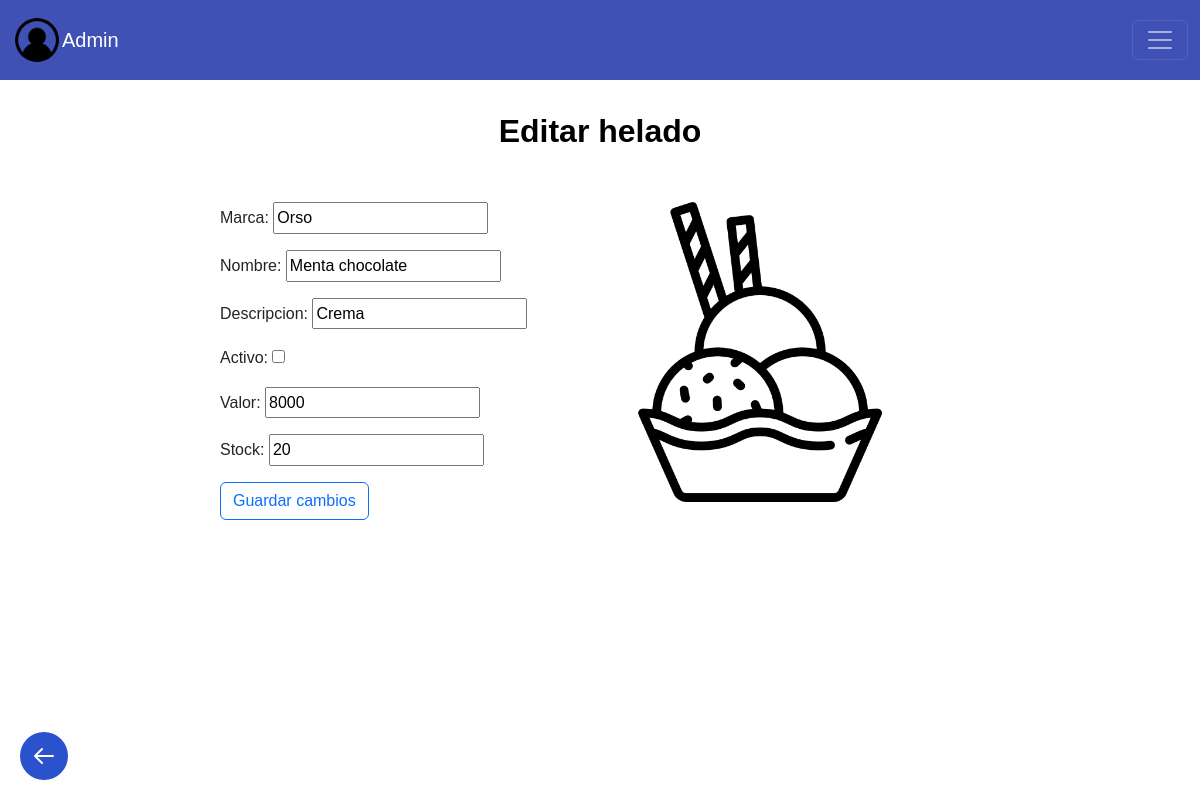
Screenshot of /homeA/editarHelado/1/ with the database file from the repository.
### helados/models.py (models this page shows, shortened)
class Helado (models.Model):
    marca = models.CharField(max_length=200)
    nombre = models.CharField(max_length=200)
    descripcion = models.CharField(max_length=200)
    activo  = models.BooleanField(default=True)
    valor = models.IntegerField (blank= False)
    stock = models.IntegerField(blank=False, default=0)

### helados/views.py (the view, shortened to what this page needs)
# urls.py: path('homeA/editarHelado/<int:helado_id>/', views.editar_helado, name='editarHelado'),
def editar_helado(request, helado_id):
    if request.method == 'GET':
        helado = get_object_or_404(Helado, pk=helado_id)
        form = agregarHeladoForm(instance=helado)
        return render(request, 'editar_helado.html', {'helado': helado, 'form': form})

### helados/forms.py
class agregarHeladoForm(ModelForm):
    class Meta:
        model = Helado
        fields = ['marca' , 'nombre', 'descripcion', 'activo' , 'valor', 'stock']

### helados/frontend/templates/editar_helado.html (shortened to what this page needs)
{% extends 'layouts/base.html' %}
{% load static %}
{% block user %}
Admin
{% endblock %}
{% block content %}
<h2 class="dashboard-heading">Editar helado</h2>
<main>
    <div class="left-column">
        <form action="" method="POST">
            {{form.as_p}}
            <button type="submit" class="btn btn-outline-primary">
                Guardar cambios
            </button>
        </form>
    </div>
    <div class="right-column">
        <img src="{% static 'images/helado (2).png' %}" alt="helado" width="300" height="300">
    </div>
</main>
<a href="javascript:void(0);" class="back-button" onclick="window.location.href='{% url 'helados' %}';">
    <svg xmlns="http://www.w3.org/2000/svg" fill="none" viewBox="0 0 24 24" stroke="currentColor">
        <path stroke-linecap="round" stroke-linejoin="round" stroke-width="2" d="M10 19l-7-7m0 0l7-7m-7 7h18" />
    </svg>
</a>
{% endblock %}

### helados/frontend/static/styles/pageOpciones.css (style rules this page uses)
body, html { margin: 0; padding: 0; font-family: Arial, sans-serif; line-height: 1.6; background-color: white; }
main { max-width: 800px; margin: 0 auto; padding: 20px; display: flex; justify-content: space-between; }
.left-column, .right-column { flex: 1; }
.left-column { margin-right: 20px; }
h2 { color: #000000; font-size: 1.5em; margin-top: 30px; margin-bottom: 15px; }
.back-button { position: fixed; bottom: 20px; left: 20px; display: flex; align-items: center; justify-content: center; width: 48px; height: 48px; background-color: #2952CC; border-radius: 50%; transition: background-color 0.3s ease; }
.back-button svg { width: 24px; height: 24px; color: white; }

### helados/frontend/static/styles/pageConNavegacion.css (style rules this page uses)
body { padding-top: 88px; margin: 0; font-family: Arial, sans-serif; background-color: white; }
.dashboard-heading { font-size: 32px; font-weight: bold; color: black; padding: 24px 32px 32px; margin: 0; }
h2 { margin: 10px 10px; text-align: center; }

### rows the page displays
Helado: marca "Orso", nombre "Menta chocolate", descripcion "Crema", valor "8000", stock "20"
